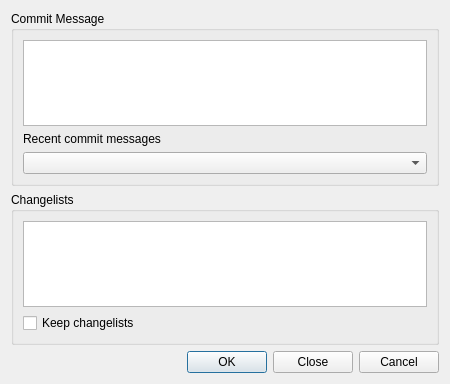
<?xml version="1.0" encoding="UTF-8"?>
<ui version="4.0">
 <class>SvnCommitDialog</class>
 <widget class="QWidget" name="SvnCommitDialog">
  <property name="geometry">
   <rect>
    <x>0</x>
    <y>0</y>
    <width>450</width>
    <height>384</height>
   </rect>
  </property>
  <property name="windowTitle">
   <string>Subversion</string>
  </property>
  <layout class="QVBoxLayout" name="verticalLayout_3">
   <item>
    <widget class="QGroupBox" name="logGroup">
     <property name="title">
      <string>Commit Message</string>
     </property>
     <layout class="QVBoxLayout" name="verticalLayout">
      <item>
       <widget class="QTextEdit" name="logEdit">
        <property name="toolTip">
         <string>Enter the log message.</string>
        </property>
        <property name="whatsThis">
         <string>&lt;b&gt;Log Message&lt;/b&gt;
&lt;p&gt;Enter the log message for the commit action.&lt;/p&gt;</string>
        </property>
        <property name="tabChangesFocus">
         <bool>true</bool>
        </property>
        <property name="acceptRichText">
         <bool>false</bool>
        </property>
       </widget>
      </item>
      <item>
       <widget class="QLabel" name="label">
        <property name="text">
         <string>Recent commit messages</string>
        </property>
       </widget>
      </item>
      <item>
       <widget class="QComboBox" name="recentComboBox">
        <property name="toolTip">
         <string>Select a recent commit message to use</string>
        </property>
       </widget>
      </item>
     </layout>
    </widget>
   </item>
   <item>
    <widget class="QGroupBox" name="changeListsGroup">
     <property name="title">
      <string>Changelists</string>
     </property>
     <layout class="QVBoxLayout" name="verticalLayout_2">
      <item>
       <widget class="QListWidget" name="changeLists">
        <property name="toolTip">
         <string>Select the change lists to limit the commit</string>
        </property>
       </widget>
      </item>
      <item>
       <widget class="QCheckBox" name="keepChangeListsCheckBox">
        <property name="toolTip">
         <string>Select to keep the changelists</string>
        </property>
        <property name="text">
         <string>Keep changelists</string>
        </property>
       </widget>
      </item>
     </layout>
    </widget>
   </item>
   <item>
    <widget class="QDialogButtonBox" name="buttonBox">
     <property name="orientation">
      <enum>Qt::Horizontal</enum>
     </property>
     <property name="standardButtons">
      <set>QDialogButtonBox::Cancel|QDialogButtonBox::Close|QDialogButtonBox::Ok</set>
     </property>
    </widget>
   </item>
  </layout>
 </widget>
 <pixmapfunction>qPixmapFromMimeSource</pixmapfunction>
 <tabstops>
  <tabstop>logEdit</tabstop>
  <tabstop>recentComboBox</tabstop>
  <tabstop>changeLists</tabstop>
  <tabstop>keepChangeListsCheckBox</tabstop>
  <tabstop>buttonBox</tabstop>
 </tabstops>
 <resources/>
 <connections/>
</ui>
